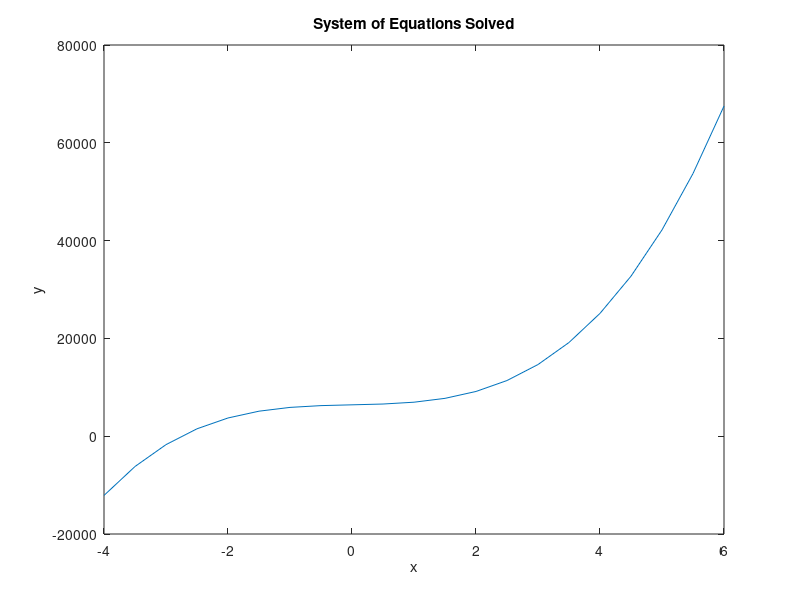

Recreate this plot in MATLAB.
x = [-4:0.5:6];
y = 217.3 * x.^3 + 57.55 * x.^3 + 5.35 * x.^2 + 256 * x + 6416.5; plot(x, y)
xlabel('x')
ylabel('y')
title('System of Equations Solved')
